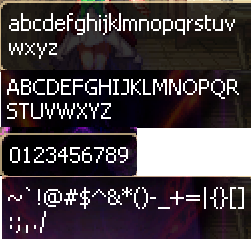
#> input picture samples/chat_ascii_01.png, 251 x 239 px, found by its file name
$ python 15_manual_band_inspect.py
#> lines starting #> are read from the running program, lines starting #| are printed output that depends on the picture; after the words box and inside, x2 and y2 are one past the last pixel; in counts of white or black regions, pixels touching at a corner belong together
"""Manually inspect specific y-ranges to find each text line accurately."""
from pathlib import Path
import numpy as np
from PIL import Image

ROOT = Path(r"C:\Users\Noble\Desktop\dfo_ocr")
im = np.array(Image.open(ROOT / "samples" / "chat_ascii_01.png").convert("RGB"))
out = ROOT / "scratch"

# Crop the entire image at 3x scale and save with y-grid for inspection
big = np.kron(im, np.ones((3, 3, 1), dtype=np.uint8))
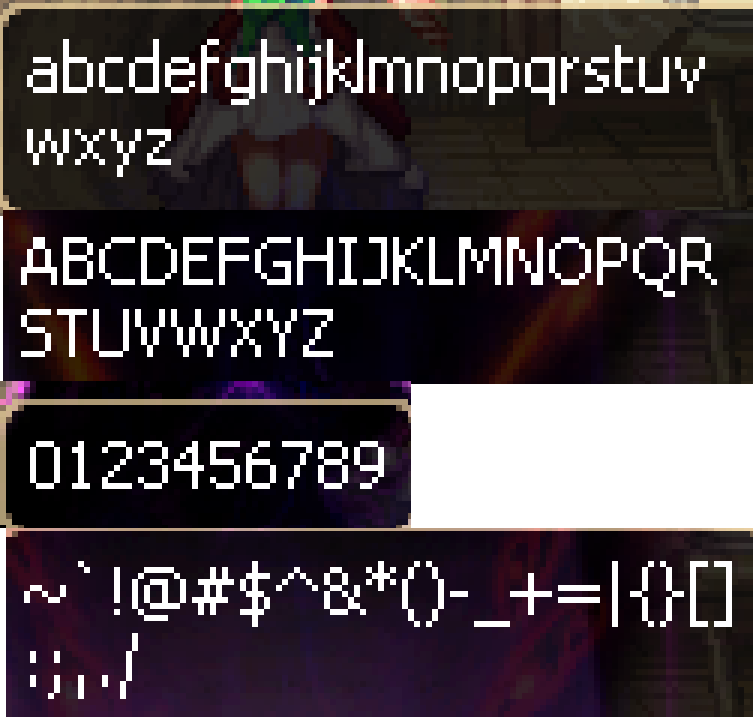
#> big: shape (717, 753, 3); mean R, G, B 69.3, 61, 65.2
# Add y-axis ruler markers every 10 px (in original coords)
H, W, _ = big.shape
#> H = 717; W = 753
for y_orig in range(0, im.shape[0], 10):
    y_big = y_orig * 3
    if y_big < H:
        big[y_big:y_big + 1, :30] = [255, 0, 0]  # red marker bar at left edge
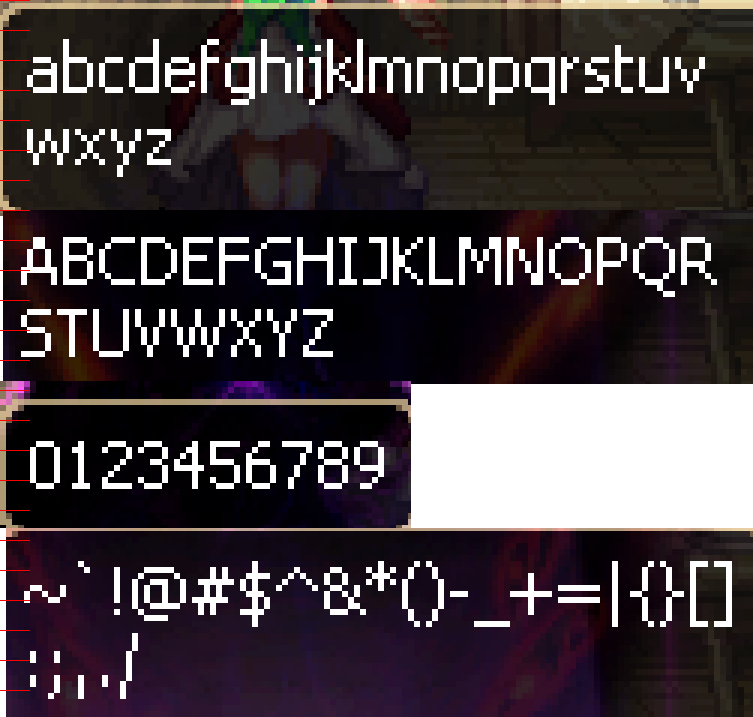
#> big: shape (717, 753, 3); 0.13% of pixels changed, all inside (x1, y1, x2, y2) = (0, 0, 30, 691)
Image.fromarray(big).save(out / "chat_with_ruler.png")
print(f"saved chat_with_ruler.png  ({W}x{H})")
#| saved chat_with_ruler.png  (753x717)

# Also dump rows 120-160 to find the digits
crop = im[120:165]
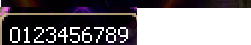
#> crop: shape (45, 251, 3); mean R, G, B 121.2, 116.8, 120.2
Image.fromarray(np.kron(crop, np.ones((3, 3, 1), dtype=np.uint8))).save(out / "chat_y120-165.png")
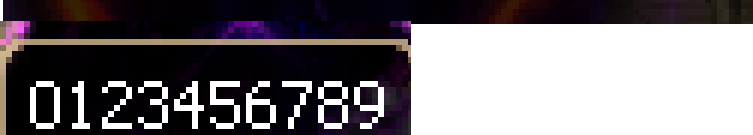
#> saved as chat_y120-165.png: PIL image 753x135 RGB; mean R, G, B 121.2, 116.8, 120.2
print(f"saved chat_y120-165.png")

# Dump rows 170-240 to see both special-char lines
crop = im[170:240]
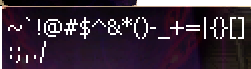
#> crop: shape (69, 251, 3); mean R, G, B 57.8, 43, 56.7
Image.fromarray(np.kron(crop, np.ones((3, 3, 1), dtype=np.uint8))).save(out / "chat_y170-240.png")
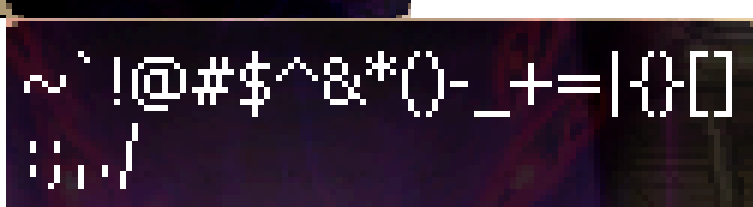
#> saved as chat_y170-240.png: PIL image 753x207 RGB; mean R, G, B 57.8, 43, 56.7
print(f"saved chat_y170-240.png")

# Profile brightness per row to identify text rows precisely
gray = im.mean(axis=2)
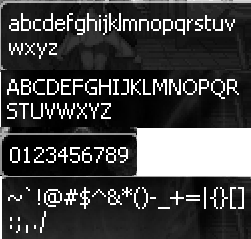
#> gray: shape (239, 251) float64; min 0, max 255, mean 65.1
H = im.shape[0]
#> H = 239
print("\nrow brightness profile:")
for y in range(H):
    p = gray[y].max() - gray[y].min()  # contrast within row
    if p > 100:  # rows with high contrast are text rows
        print(f"  y={y:3d}  contrast={p:.0f}  mean={gray[y].mean():.0f}")
#> this loop made 239 passes
#> p on passes 1 to 3: 188.7, 110, 110
#|   y=  0  contrast=189  mean=142
#|   y=  1  contrast=110  mean=182
#|   y=  2  contrast=110  mean=182
#|   y=  3  contrast=161  mean=32
#|   y=  4  contrast=161  mean=32
#|   y=  5  contrast=168  mean=28
#|   y=  6  contrast=168  mean=28
#|   y=  7  contrast=165  mean=29
#> (further printed lines are left out)

$ run again, with samples/chat_ascii_02.png copied over samples/chat_ascii_01.png
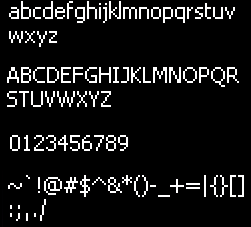
#> input picture samples/chat_ascii_02.png, 251 x 227 px, found by its file name
#> after the loop `for y_orig in range(0, im.shape[0], 10):`:
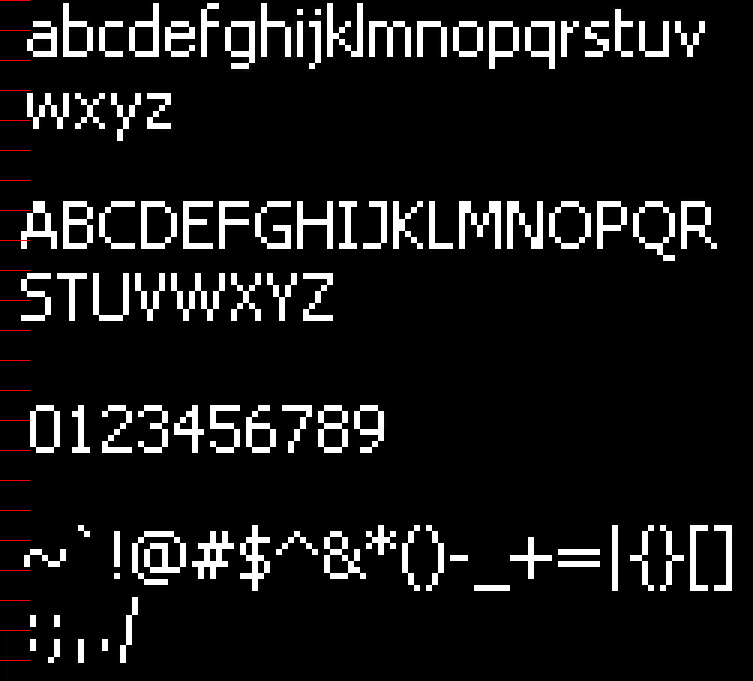
#> big: shape (681, 753, 3); mean R, G, B 23, 22.7, 22.7
#| saved chat_with_ruler.png  (753x681)
#> `Image.fromarray(np.kron(crop, np.ones((3, 3, 1), dtype=np.uint8))).sav..`:
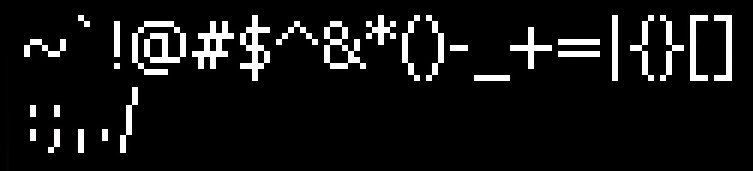
#> saved as chat_y170-240.png: PIL image 753x171 RGB; mean R, G, B 20.7, 20.7, 20.7
#> the loop `for y in range(H):` made 227 passes
#> p on passes 1 to 3: 9, 255, 255
#> (printed output is left out)

$ run again, with samples/chat_ascii_baseline.png copied over samples/chat_ascii_01.png
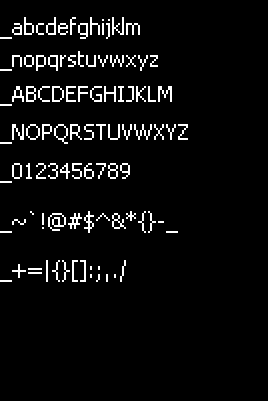
#> input picture samples/chat_ascii_baseline.png, 268 x 401 px, found by its file name
#> im: shape (401, 268, 3); 4.9% white in thin lines or dots, all inside (x1, y1, x2, y2) = (0, 17, 188, 282)
#| saved chat_with_ruler.png  (804x1203)
#> `Image.fromarray(np.kron(crop, np.ones((3, 3, 1), dtype=np.uint8))).sav..`:
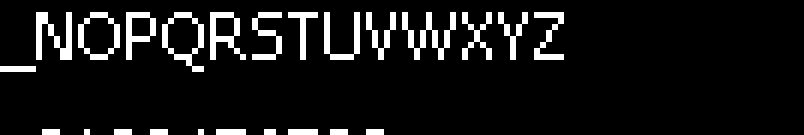
#> saved as chat_y120-165.png: PIL image 804x135 RGB; 8.7% white; 24 white regions, largest, box (x1, y1, x2, y2) and area: (402, 12, 456, 60) 900, (36, 12, 72, 60) 864, (162, 12, 204, 72) 756
#> `Image.fromarray(np.kron(crop, np.ones((3, 3, 1), dtype=np.uint8))).sav..`:
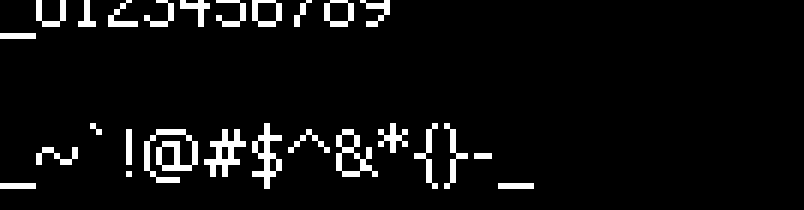
#> saved as chat_y170-240.png: PIL image 804x210 RGB; 5.8% white; 26 white regions, largest, box (x1, y1, x2, y2) and area: (144, 129, 198, 183) 1260, (204, 129, 246, 177) 864, (252, 123, 282, 189) 828
#> the loop `for y in range(H):` made 401 passes
#> p on passes 1 to 3: 0, 0, 0
#> (printed output is left out)
